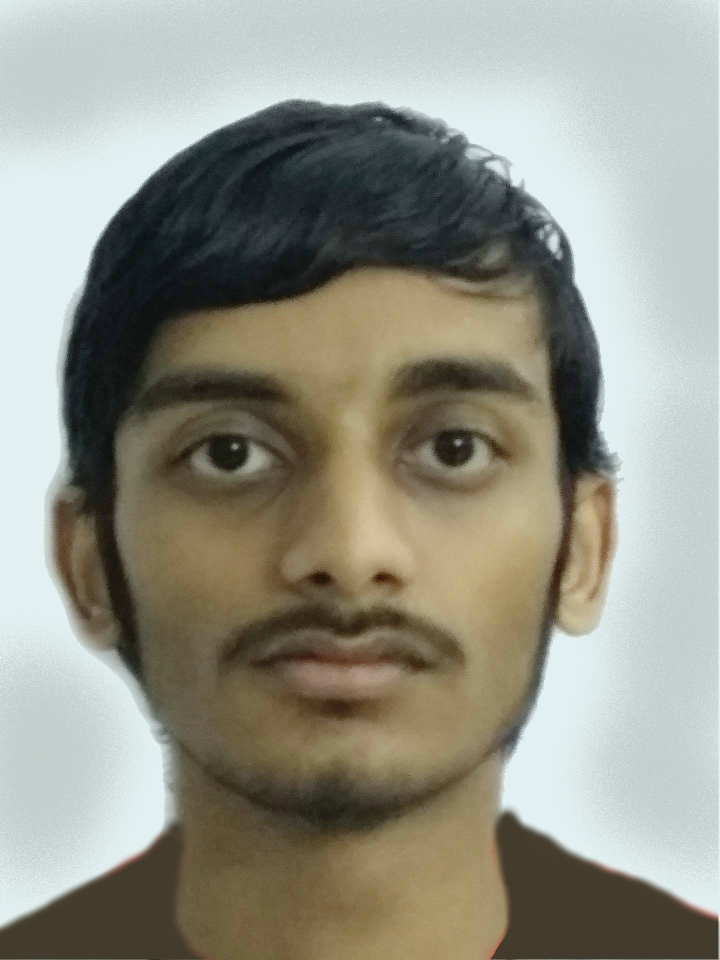
%> input picture Code/Inputs/face35.png, 1440 x 1920 px (shown at 1/2 size)
$ octave styletransfer.m   (GNU Octave 9; MATLAB toolbox functions it lacks are replaced by stand-ins)
%> lines starting %> are read from the running program, lines starting %| are printed output that depends on the picture
### Code/Face_Morph/aasthana_cvpr2013_code_version_2.0/alignFunction.m
function img = alignFunction(orig, style)
    origPath = fullfile('./Inputs/', orig);
    stylePath = fullfile('./Inputs/', style);
    p1 = detect(origPath, 0); % Content image
    p2 = detect(stylePath, 0); % Style image

    img1 = imresize(imread(origPath), [300 230]);
    img2 = imresize(imread(stylePath), [300 230]);

    figure, imshow(img1);
    figure, imshow(img2);

    border_points = 3;
    new_points1 = zeros(66+13+(border_points+1)*4, 2);
    new_points2 = zeros(66+13+(border_points+1)*4, 2);
    for i=1:66
        new_points1(i,:) = p1.points(i,:);
        new_points2(i,:) = p2.points(i,:);
    end
    for i=1:13
        new_points1(66+i,1) = p1.points(i+2,1);
        new_points1(66+i,2) = (p1.points(i+2,2)-p1.points(1,2))*-1 + p1.points(1,2);
        new_points1(66+i,2) = new_points1(66+i,2) / exp((200 - new_points1(66+i,2))/300);
        new_points1(66+i,2) = new_points1(66+i,2) + 35;
        new_points2(66+i,1) = p2.points(i+2,1);
        new_points2(66+i,2) = (p2.points(i+2,2)-p2.points(1,2))*-1 + p2.points(1,2);
        new_points2(66+i,2) = new_points2(66+i,2) / exp((200 - new_points2(66+i,2))/300);
        new_points2(66+i,2) = new_points2(66+i,2) + 35;
    end
    for i=1:border_points+1
        new_points1(66+13+i,1) = 0; new_points1(66+13+i,2) = (i-1)*0/border_points + (border_points-i+1)*300/border_points;
        new_points2(66+13+i,1) = 0; new_points2(66+13+i,2) = (i-1)*0/border_points + (border_points-i+1)*300/border_points;
        new_points1(66+13+(border_points+1)+i,1) = 230; new_points1(66+13+(border_points+1)*1+i,2) = (i-1)*0/border_points + (border_points-i+1)*300/border_points;
        new_points2(66+13+(border_points+1)+i,1) = 230; new_points2(66+13+(border_points+1)*1+i,2) = (i-1)*0/border_points + (border_points-i+1)*300/border_points;
        new_points1(66+13+(border_points+1)*2+i,1) = (i-1)*0/border_points + (border_points-i+1)*230/border_points; new_points1(66+13+(border_points+1)*2+i,2) = 0;
        new_points2(66+13+(border_points+1)*2+i,1) = (i-1)*0/border_points + (border_points-i+1)*230/border_points; new_points2(66+13+(border_points+1)*2+i,2) = 0;
        new_points1(66+13+(border_points+1)*3+i,1) = (i-1)*0/border_points + (border_points-i+1)*230/border_points; new_points1(66+13+(border_points+1)*3+i,2) = 300;
        new_points2(66+13+(border_points+1)*3+i,1) = (i-1)*0/border_points + (border_points-i+1)*230/border_points; new_points2(66+13+(border_points+1)*3+i,2) = 300;
    end
    p1.points = new_points1;
    p2.points = new_points2;

    %Delaunay points
    % We need to warp style image to the content image
    dis = p1.points;
    x = dis(:, 1); y = dis(:, 2);
    tri = delaunay(x,y);

    %https://github.com/GabriellaQiong/Face-Morphing/blob/master/morph.m%
    % Warps given 2 images to the triangulation specified considering
    % weightages as the second last parameter. Here since its 0, we would warp
    % the style image (p2) to the specified triangulation of the content image
    % (p1) and then return that as the final morphed style image
    morphed_im = morph(uint8(p2.img*255), uint8(p1.img*255), p2.points, p1.points, tri, 1, 0, 0);

    morphed_im = im2double(morphed_im);

    new_style_img = morphed_im;
    figure, imshow(new_style_img);
    figure, imshow(new_style_img);
    axis image;
    hold on;
    plot(new_points1(:,1),new_points1(:,2),'r.')

    %imwrite(new_style_img, '../../Inputs/final.png');
    img = new_style_img;

### Code/Face_Morph/aasthana_cvpr2013_code_version_2.0/detect.m
%For one picture%
%data.points has 66 sets of points%
function data = detect(image, vis)

addpath(genpath('.'));
im = imread(image);
data(1).name = image;
data(1).img = imresize(im2double(im), [300 230]);
data(1).points = [];
data(1).pose = [];

clm_model = 'model/DRMF_Model.mat';
load(clm_model);
data = DRMF(clm_model,data,1,vis);

### Code/styletransfer.m
levels = 18;
compute_masks = 0;
origFace = 'face35.png';
styleFace = 'face2.png';
origPath = fullfile('./Inputs/', origFace);
stylePath = fullfile('./Inputs/', styleFace);
addpath('./Face_Morph/aasthana_cvpr2013_code_version_2.0');
addpath('./grabcut-master');
addpath('./grabcut-master/bin_graphcuts');
img_orig = imread(origPath);
%> img_orig is the input picture: size 1920x1440x3 uint8; mean R, G, B 146.5, 146.1, 133.6
img_style_backup = imread(stylePath);
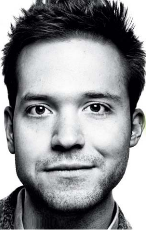
%> input picture face2.png, 146 x 230 px
%> img_style_backup is the input picture: size 230x146x3 uint8; mean R, G, B 141.4, 142.5, 145.2
img_style_backup = imresize(img_style_backup, [300 230]);
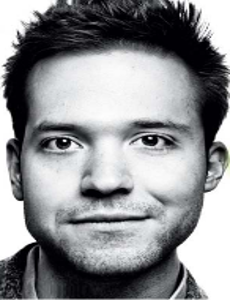
%> img_style_backup: size 300x230x3 uint8; mean R, G, B 141.4, 142.5, 145.2
img_style = alignFunction(origFace, styleFace);
%> the run ends on the next line
